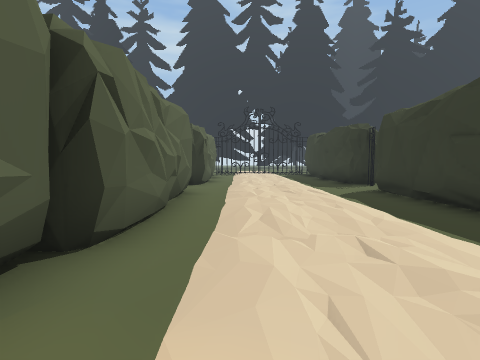
view 1 (above)

24 first-person views from a walk through a 3-D level made in the Unity game engine. The camera is 1.5 m above the floor, tilts 4° down and sees 85° across. The floor is counted in squares, 2 m on a side. Each view is taken from the middle of a square. On the plan, view 1 faces up. The plan holds only what a view shows up to about 9 squares ahead; the rest is blank. The place goes on beyond the plan. Some animated figures are left out.

view 2
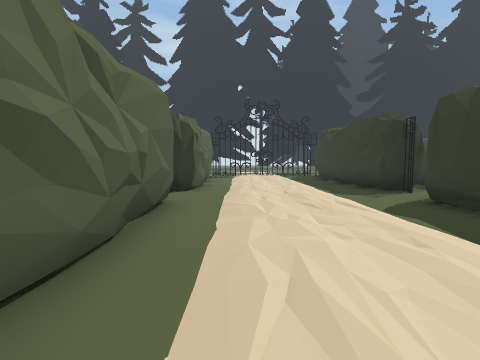

view 3
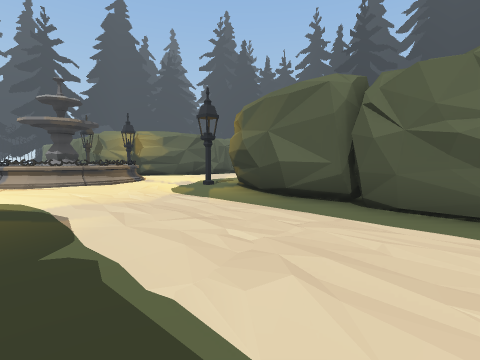

view 4
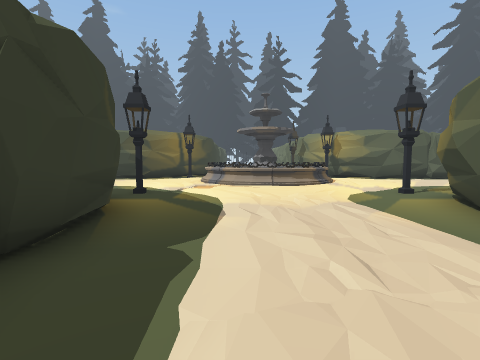

view 5
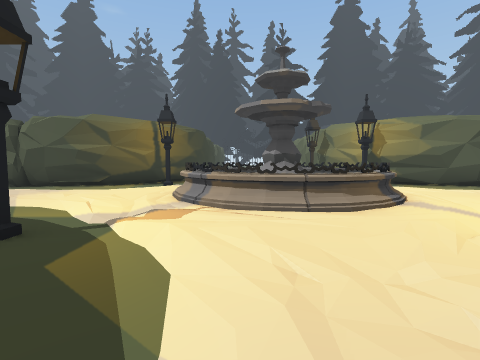

view 6
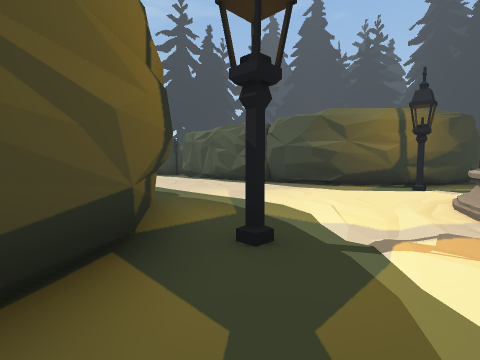

view 7
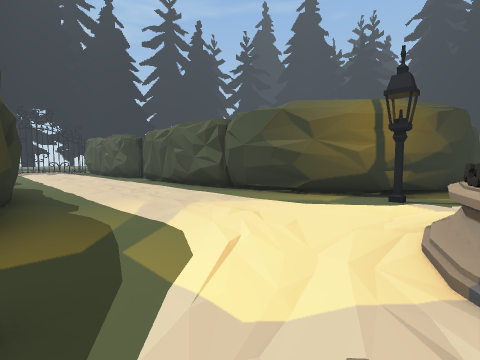

view 8
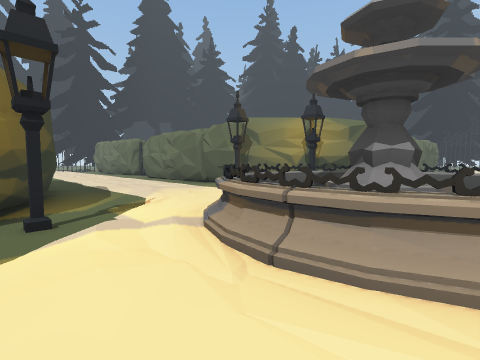

view 9
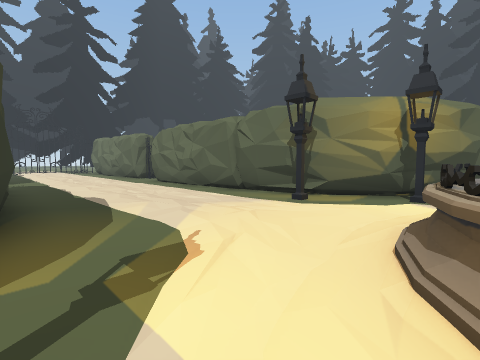

view 10
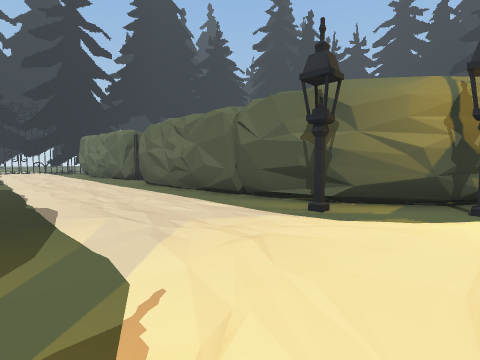

view 11
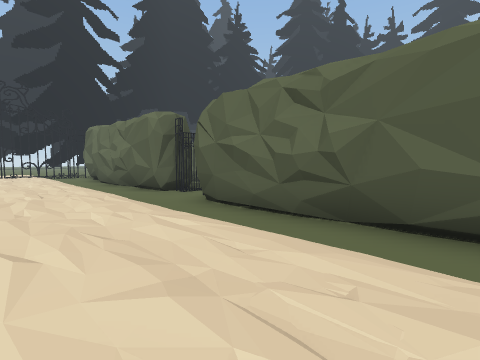

view 12
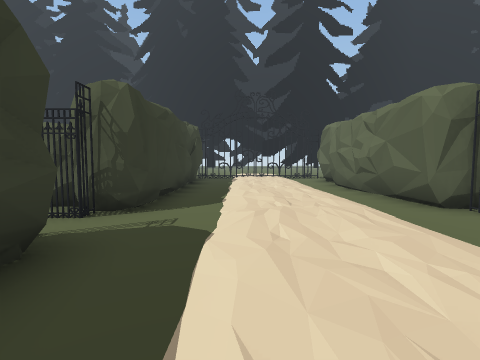

view 13
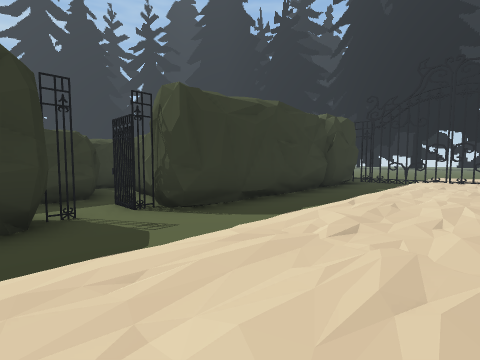

view 14
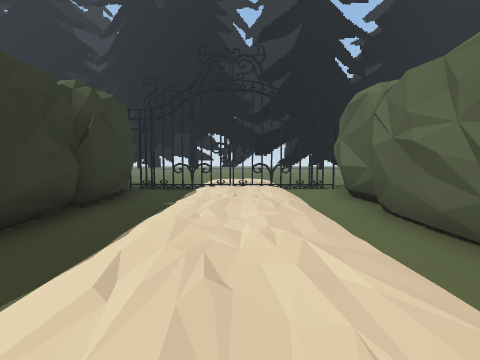

view 15
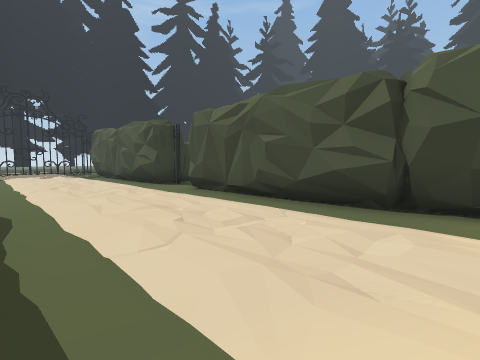

view 16
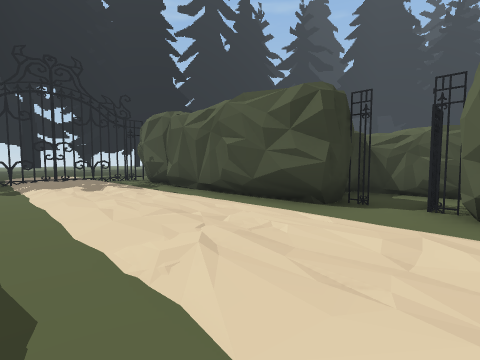

view 17
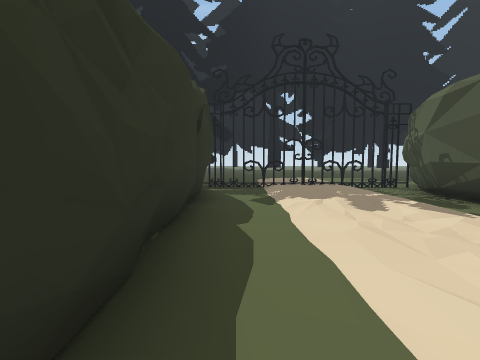

view 18
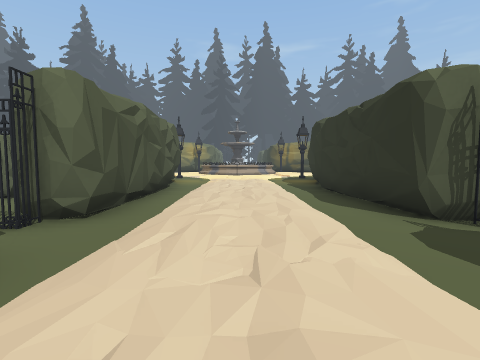

view 19
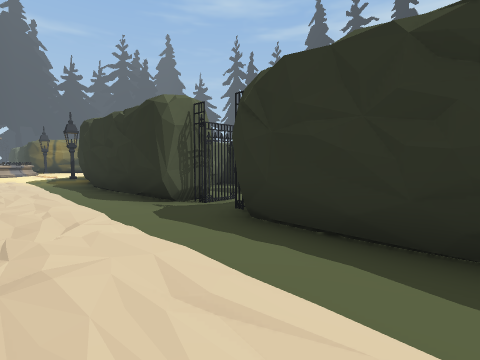

view 20
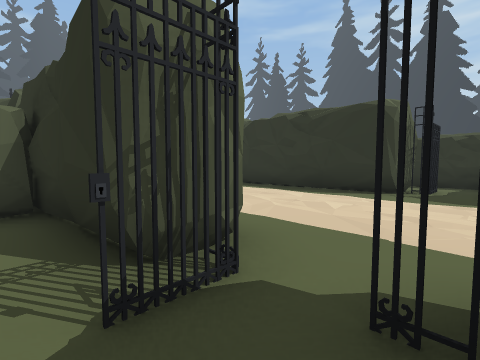

view 21
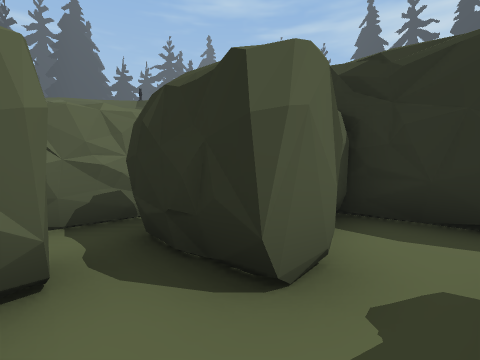

view 22
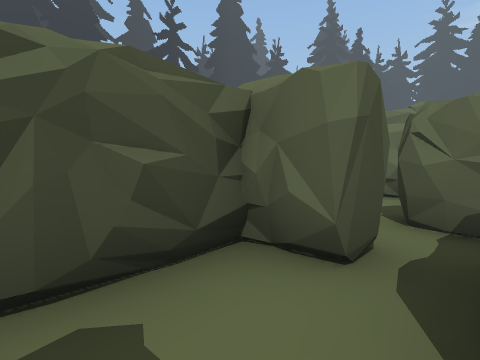

view 23
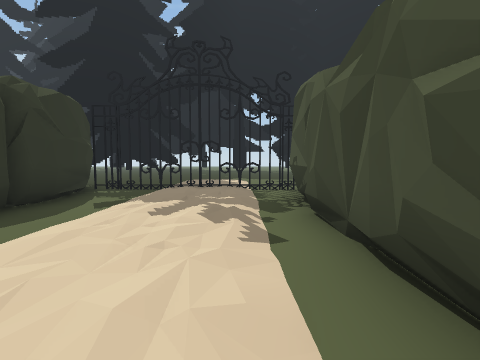

view 24
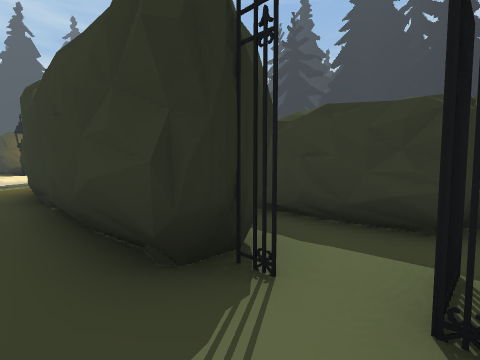

### Floor plan
Key: @ floor where view 1 was taken; # wall or solid block; x gap in a wall; . main floor; : floor 0.25 m higher than the main floor; + floor 0.5 m higher than the main floor; / step, stairs or slope; = window, fence, low wall or low ledge; ^ raised ledge; L lamp; O other object.
Columns run from 2 left of view 1 to 26 right of it. Each row starts with its distance up from view 1.
 11 #./:/.#
 10 #./:/.#
  9 #./:/.##
  8  ./:/..O
  7 #.::/.#
  6 #./:/.#
  5 #./:/.#
  4 #./::.#
  3 #./:/.#
  2 #./:/.#
  1 #.::/.#
  0 #.@:/.##
 -1 #./:/..#        OO
 -2 ../:/..##       ##
 -3 L/:::/.L. #######O##########
 -4 ::^^=::......................
 -5 :^=+=^:://:/://:////////////:
 -6 :^ ##^:::::::::::::::::::::x:
 -7 :^ x+^::/:/::/:////////////#:
 -8  /^^^=:.....###./..#######...
 -9 L:::::.L#########O##     ###
-10 ..:::..##  O O.....O
-11 #L/:/.##   OOOO. OOO
-12 #.::/.#    OOOO.
-13 #./::.#    OOO..
-14  .::/.#     OOOO
-15 #./::.#      O
-16 #.::/.#
-17 #./::.# O
-18 #./:/.##O
-19 #./:/.##O
-20 O./:/..OOO
-21 #./:/.#OOOOO
-22 #.::/.# O  O
-23 #./:/.#
-24 #./:/.#
-25 #./::.#
-26 #./:/.#
-27 #./:/.#
-28 #.::/.#
-29 #.::x.#

Positions as (right, up) in squares from view 1, and headings:
1: (0, 0), facing up
2: (0, 2), facing up
3: (3, 4), facing down-left
4: (2, 4), facing down
5: (2, 0), facing down
6: (3, -1), facing down-right
7: (3, -3), facing down-right
8: (5, -5), facing down-left
9: (4, -8), facing down-left
10: (3, -9), facing down-left
11: (2, -14), facing down-left
12: (2, -16), facing down
13: (0, -18), facing down-right
14: (1, -21), facing down
15: (8, -4), facing down-right
16: (14, -4), facing down-right
17: (17, -4), facing right
18: (18, -6), facing left
19: (19, -6), facing up-left
20: (16, -10), facing up-left
21: (13, -13), facing up-left
22: (13, -12), facing down-left
23: (17, -7), facing right
24: (3, -20), facing up-right
